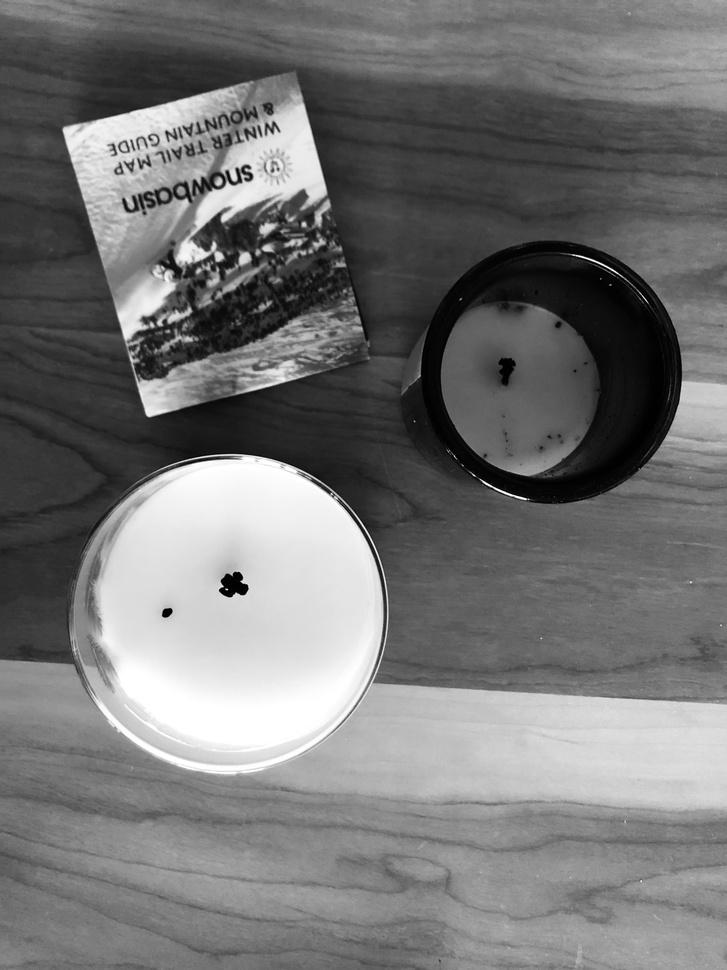
#> input picture Duke_Image_Video_Processing_Homework/data/circlesAndLines.jpg, 727 x 970 px, shrunk from 3024 x 4032 before the run
$ python week2.py data/circlesAndLines.jpg
#> lines starting #> are read from the running program, lines starting #| are printed output that depends on the picture
import cv2
import numpy as np
import sys

def readImage(directory):
#> called with directory = 'data/circlesAndLines.jpg'
	img = cv2.imread(directory) # does not support raw images
#> img is the input picture: shape (970, 727, 3); min 0, max 255, mean 116.5
	return img

def readRAW(directory):
	img = open(directory, 'rb')
	return img

def quantizeByCoefficient(block_8x8, N):
	for r in range(8):
		for c in range(8):
			block_8x8[r,c] = (block_8x8[r,c] / N).astype(np.uint8)
			block_8x8[r,c] = block_8x8[r,c] * N
	return block_8x8


def main(inputImage):
	img = readImage(inputImage)
	rows, cols = img.shape[:2]
#> rows = 970; cols = 727
	i = 0
	jpg = np.zeros((rows,cols), np.float32)
	for r in range(0, rows, 8):
		for c in range(0, cols, 8):
			block_8x8 = img[r:r+8, c:c+8, 0].astype(np.float32)
			dct_8x8 = cv2.dct(block_8x8)
			block_8x8 = quantizeByCoefficient(dct_8x8, 5)
			# block_8x8 = np.linalg.inv(dct_8x8) * block_8x8
			jpg[r:r+8, c:c+8] = block_8x8
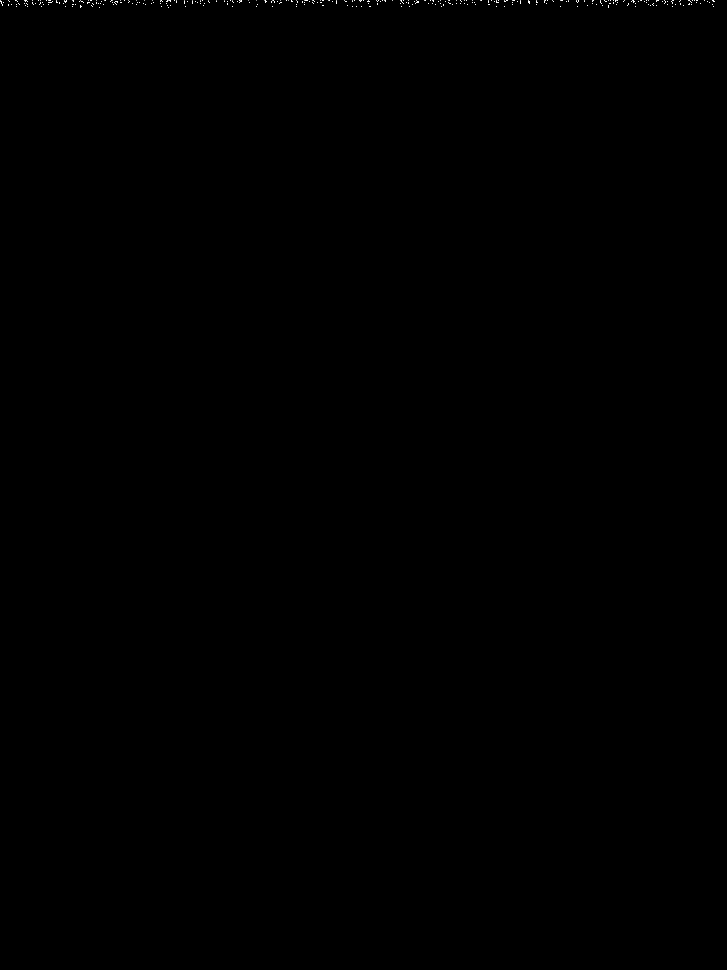
#> jpg: shape (970, 727) float32; min 0, max 1275, mean 0.9; drawn with min black and max white
		# need to add blocks in jpg


if __name__ == '__main__':
#> (the run stopped early here; a loop or call above may not have finished)
